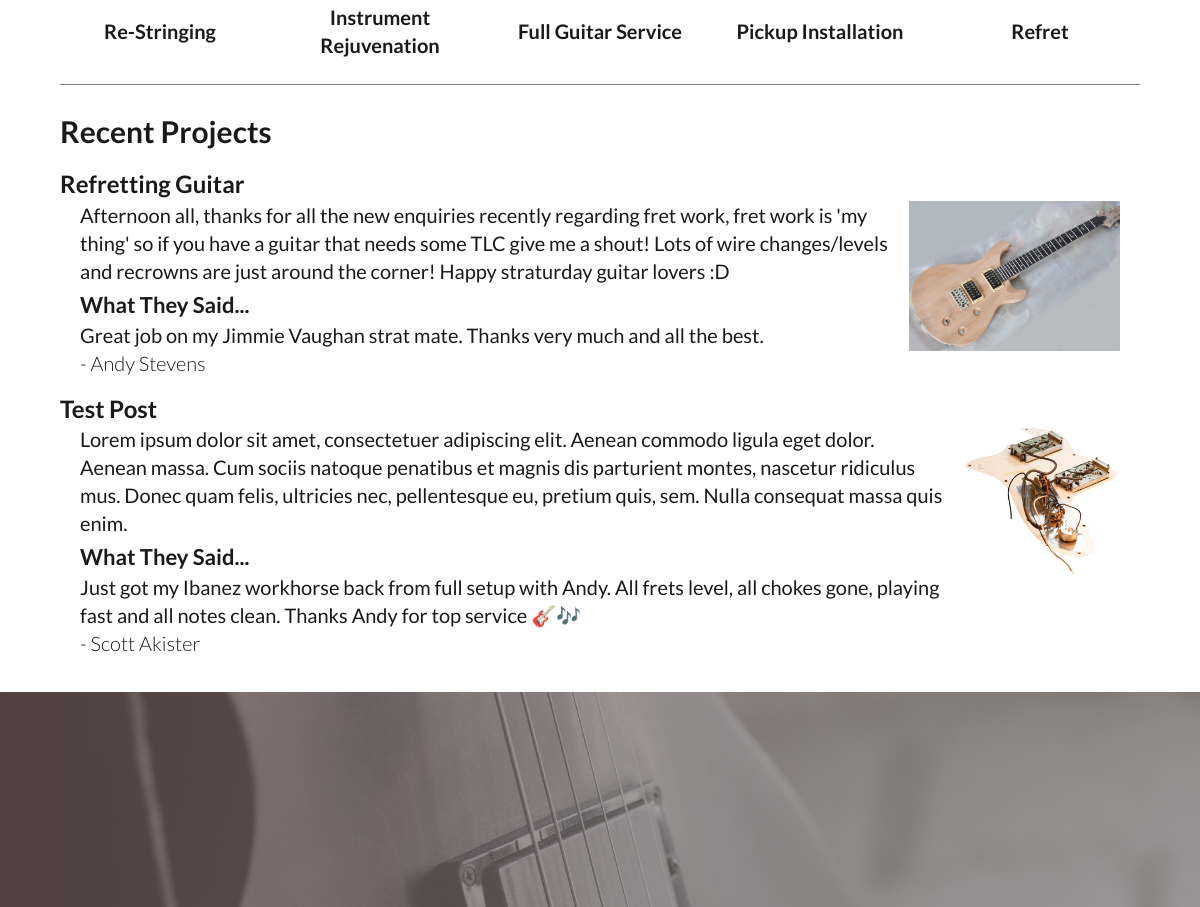
/services/ (middle part), run on an earlier commit of the app's database.
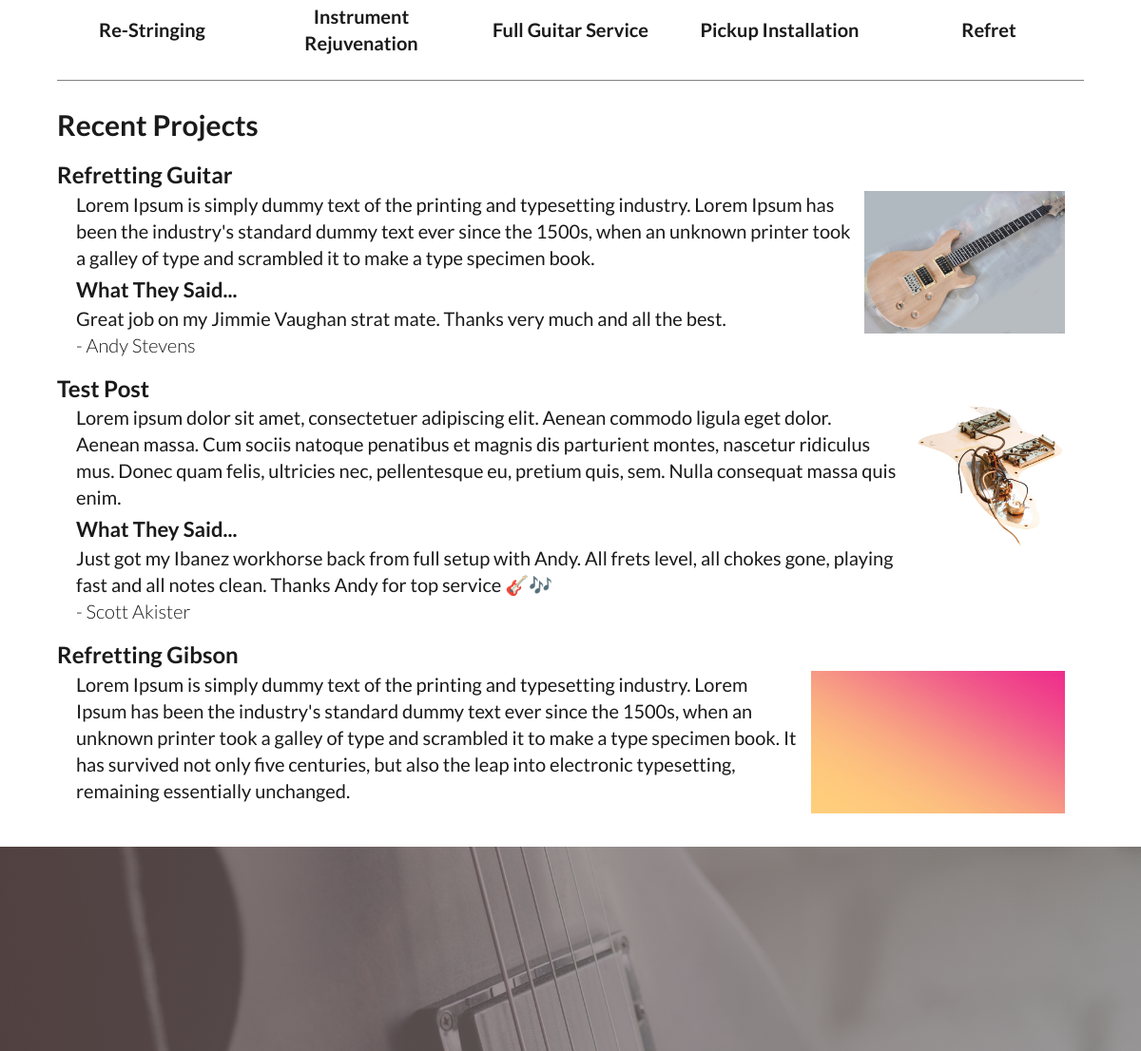
And on a later commit of the database.
### andy_site/models.py (models this page shows, shortened)
class Service(models.Model):
    service = models.CharField(max_length=200)
    description = models.TextField()
    image = models.ImageField(upload_to='uploads/images/services')
    price =  models.DecimalField(max_digits=6, decimal_places=2)
    def __unicode__(self):
        return self.service
    class Meta:
        verbose_name = 'Service'
        verbose_name_plural = 'Services'

class JobBlogPost(models.Model):
    title = models.CharField(max_length=300)
    service = models.ForeignKey(Service, related_name='job_post_service')
    description = models.TextField()
    image1 = models.ImageField(upload_to='uploads/images/jobposts')
    image2 = models.ImageField(upload_to='uploads/images/jobposts', blank=True, null=True)
    image3 = models.ImageField(upload_to='uploads/images/jobposts', blank=True, null=True)
    def __unicode__(self):
        return self.title
    class Meta:
        verbose_name = 'Job Blog Post'
        verbose_name_plural = 'Job Blog Posts'

class Testimonials(models.Model):
    job = models.ForeignKey(JobBlogPost, related_name='job_post_testimonial')
    client = models.CharField(max_length=200)
    testimonial = models.TextField()
    class Meta:
        verbose_name = 'Testimonial'
        verbose_name_plural = 'Testimonials'

### andy_site/views.py (the view)
# urls.py: url(r'services/$',get_services, name='services'),
def get_services(request):
    services = Service.objects.all()
    job_posts = JobBlogPost.objects.all()[:5]
    testimonials = Testimonials.objects.all()
    if request.method == 'POST':
        contact_form = ContactRequestForm(request.POST)
        if contact_form.is_valid():
            contact_form.save()
            return redirect('services')
        else:
            contact_form = ContactRequestForm()
    else:
        contact_form = ContactRequestForm
    args = {
        'services': services,
        'job_posts': job_posts,
        'testimonials': testimonials,
        'form': contact_form
    }
    return render(request, 'services/services-page.html', args)

### templates/services/services-page.html
{% extends 'base/base.html' %}
    {% block content %}
        {%  include 'services/services.html' %}
        <section id="jobposts">
            <h1 class="title">Recent Projects</h1>
            {% for job_post in job_posts %}
                {% include 'services/../projects/job-post.html' %}
            {% endfor %}
        </section>
    {% endblock %}

### templates/base/base.html (shortened to what this page needs)
{% extends 'index.html' %}
{% block base %}
    {% block content %}
    {% endblock %}
    {%  include 'home/img_break.html' %}
{% endblock %}

### templates/index.html (shortened to what this page needs)
{% load static %}
<!DOCTYPE html>
<html lang="en">
<head>
    <link rel="stylesheet" href="/static/css/style.css">
</head>
    <body>
        {% block base %}
        {% endblock %}
    </body>
</html>

### templates/services/services.html (shortened to what this page needs)
<section id="services">
    <div class="services-list">
        {% for service in services %}
            <div class="service">
                <h2><a href="{% url 'service' service.pk %}">{{ service }}</a></h2>
            </div>
        {% endfor %}
    </div>
</section>

### templates/projects/job-post.html
<article class="jobpost">
    <h2 class="jobpost-title">{{ job_post }}</h2>
    <div class="jobpost-content">
        <div class="jobpost-text">
            <p class="jobpost-desc blog-text">{{ job_post.description }}</p>
            {% if job_post.job_post_testimonial.first.testimonial %}
                <div class="jobpost-testimonial">
                    <h2>What They Said...</h2>
                    <p class="blog-text">{{ job_post.job_post_testimonial.first.testimonial }}</p>
                    <p class="client"> - {{ job_post.job_post_testimonial.first.client }}</p>
                </div>
            {% endif %}
        </div>
        <img id="job-img" class="jobpost-img" src="{{ job_post.image1.url }}">
    </div>
</article>

### templates/home/img_break.html (shortened to what this page needs)
<div id="img-break">
</div>

### templates/contact/contact.html (shortened to what this page needs)
{% load crispy_forms_tags %}

### static/css/style.css (style rules this page uses)
* { margin: 0; padding: 0; box-sizing: border-box; font-size: 20px; font-family: 'Lato', sans-serif; font-weight: bold; color: #1a1a1a; list-style: none; text-decoration: none; }
h2 { font-size: 22px; }
body { line-height: 1.4; }
section { padding: 10px 0 20px 0; width: 90%; margin: 0 auto; }
.title { font-size: 30px; margin: 15px 0; }
#landing, #img-break { background-size: cover; height: 80vh; display: flex; justify-content: center; align-items: center; text-align: center; }
#img-break { background-image: linear-gradient(to left, rgba(138, 138, 138, 0.7), rgba(113, 90, 90, 0.7)) , url("/static/4k-wallpaper-blur-close-up-1266821.jpg"); }
#services { border-bottom: 1px solid gray; }
.services-list { display: flex; flex-direction: row; flex-wrap: wrap; justify-content: space-evenly; align-items: center; }
.service { width: 200px; margin: 0 10px; text-align: center; }
.service h2 { height: 66px; display: flex; align-items: center; justify-content: center; }
.service:first-child { margin-left: 0; }
.service:last-child { margin-right: 0; }
.client { font-weight: 300; }
.jobpost-content { display: flex; flex-direction: row; justify-content: space-between; align-items: flex-start; padding: 0 20px; margin-bottom: 15px; }
.jobpost-img { height: 150px; width: auto; margin-left: 10px; }
.jobpost-title { font-size: 1.2em; }
.jobpost-testimonial { margin-top: 5px; }
.blog-text { font-family: 'Lato', sans-serif; font-weight: normal; }

What changed in the data, as far as the page shows it:
changed JobBlogPost "Refretting Guitar": description "Afternoon all, thanks for all the new enquiries recently regarding fret work, fret work is 'my thing' so if you have a guitar that needs some TLC give me a shout! Lots of wire changes/levels and recrowns are just around the corner! Happy straturday guitar lovers :D" → "Lorem Ipsum is simply dummy text of the printing and typesetting industry. Lorem Ipsum has been the industry's standard dummy text ever since the 1500s, when an unknown printer took a galley of type and scrambled it to make a type specimen book."
added JobBlogPost: title "Refretting Gibson", description "Lorem Ipsum is simply dummy text of the printing and typesetting industry. Lorem Ipsum has been the industry's standard dummy text ever since the 1500s, when an unknown printer took a galley of type and scrambled it to make a type specimen book. It has survived not only five centuries, but also the leap into electronic typesetting, remaining essentially unchanged.", image1 (picture)
